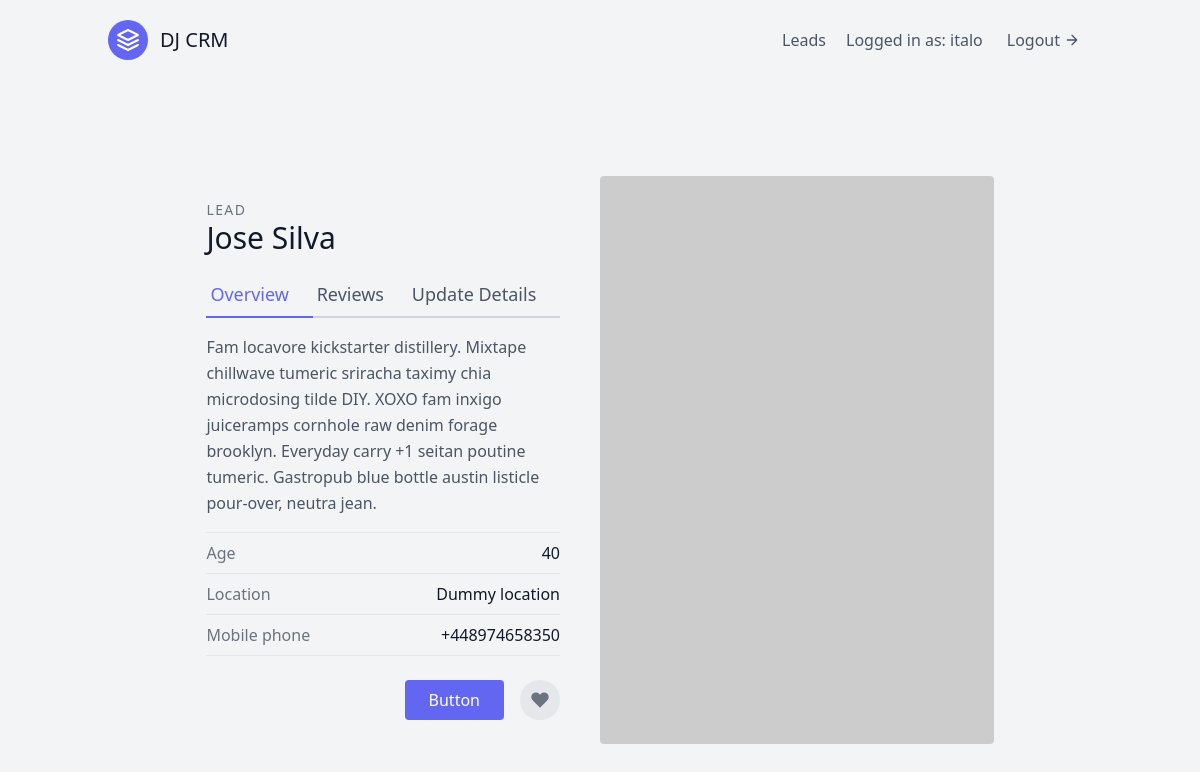
The page /leads/12/ (signed in) on the database its author committed.
### leads/models.py (models this page shows, shortened)
class User(AbstractUser):
    pass

class Lead(models.Model):
    first_name = models.CharField(max_length=50)
    last_name = models.CharField(max_length=50)
    age = models.IntegerField(default=0)
    agent = models.ForeignKey("Agent", on_delete=models.CASCADE)

### leads/views.py (the view)
# urls.py: path("<int:pk>/", LeadDetailView.as_view(), name="lead-detail"),
class LeadDetailView(generic.DetailView):
    template_name = "leads/lead_detail.html"
    queryset = Lead.objects.all()
    context_object_name = "lead"

### leads/templates/leads/lead_detail.html
{% extends "base.html" %}
{% block content %}
<section class="text-gray-600 body-font overflow-hidden">
    <div class="container px-5 py-24 mx-auto">
        <div class="lg:w-4/5 mx-auto flex flex-wrap">
            <div class="lg:w-1/2 w-full lg:pr-10 lg:py-6 mb-6 lg:mb-0">
                <h2 class="text-sm title-font text-gray-500 tracking-widest">LEAD</h2>
                <h1 class="text-gray-900 text-3xl title-font font-medium mb-4">{{ lead.first_name}} {{ lead.last_name}}
                </h1>
                <div class="flex mb-4">
                    <a href="{% url 'leads:lead-detail' lead.pk %}"
                        class="flex-grow text-indigo-500 border-b-2 border-indigo-500 py-2 text-lg px-1">
                        Overview
                    </a>
                    <a class="flex-grow border-b-2 border-gray-300 py-2 text-lg px-1">
                        Reviews
                    </a>
                    <a href="{% url 'leads:lead-update' lead.pk %}"
                        class="flex-grow border-b-2 border-gray-300 py-2 text-lg px-1">
                        Update Details
                    </a>
                </div>
                <p class="leading-relaxed mb-4">Fam locavore kickstarter distillery. Mixtape chillwave tumeric sriracha
                    taximy chia microdosing tilde DIY. XOXO fam inxigo juiceramps cornhole raw denim forage brooklyn.
                    Everyday carry +1 seitan poutine tumeric. Gastropub blue bottle austin listicle pour-over, neutra
                    jean.</p>
                <div class="flex border-t border-gray-200 py-2">
                    <span class="text-gray-500">Age</span>
                    <span class="ml-auto text-gray-900">{{ lead.age }}</span>
                </div>
                <div class="flex border-t border-gray-200 py-2">
                    <span class="text-gray-500">Location</span>
                    <span class="ml-auto text-gray-900">Dummy location</span>
                </div>
                <div class="flex border-t border-b mb-6 border-gray-200 py-2">
                    <span class="text-gray-500">Mobile phone</span>
                    <span class="ml-auto text-gray-900">+448974658350</span>
                </div>
                <div class="flex">
                    <button
                        class="flex ml-auto text-white bg-indigo-500 border-0 py-2 px-6 focus:outline-none hover:bg-indigo-600 rounded">Button</button>
                    <button
                        class="rounded-full w-10 h-10 bg-gray-200 p-0 border-0 inline-flex items-center justify-center text-gray-500 ml-4">
                        <svg fill="currentColor" stroke-linecap="round" stroke-linejoin="round" stroke-width="2"
                            class="w-5 h-5" viewBox="0 0 24 24">
                            <path
                                d="M20.84 4.61a5.5 5.5 0 00-7.78 0L12 5.67l-1.06-1.06a5.5 5.5 0 00-7.78 7.78l1.06 1.06L12 21.23l7.78-7.78 1.06-1.06a5.5 5.5 0 000-7.78z">
                            </path>
                        </svg>
                    </button>
                </div>
            </div>
            <img alt="ecommerce" class="lg:w-1/2 w-full lg:h-auto h-64 object-cover object-center rounded"
                src="https://dummyimage.com/400x400">
        </div>
    </div>
</section>
{% endblock content %}

### templates/navbar.html (shortened to what this page needs)
<header class="text-gray-600 body-font">
    <div class="container mx-auto flex flex-wrap p-5 flex-col md:flex-row items-center">
        <a class="flex title-font font-medium items-center text-gray-900 mb-4 md:mb-0">
            <svg xmlns="http://www.w3.org/2000/svg" fill="none" stroke="currentColor" stroke-linecap="round"
                stroke-linejoin="round" stroke-width="2" class="w-10 h-10 text-white p-2 bg-indigo-500 rounded-full"
                viewBox="0 0 24 24">
                <path d="M12 2L2 7l10 5 10-5-10-5zM2 17l10 5 10-5M2 12l10 5 10-5"></path>
            </svg>
            <span class="ml-3 text-xl">DJ CRM</span>
        </a>
        <nav class="md:ml-auto flex flex-wrap items-center text-base justify-center">
            <a href="{% url 'leads:lead-list' %}" class="mr-5 hover:text-gray-900">Leads</a>
        </nav>
        {% if request.user.is_authenticated %}
        Logged in as: {{ request.user.username }}
        <a href="{% url 'logout' %}"
            class="ml-3 inline-flex items-center bg-gray-100 border-0 py-1 px-3 focus:outline-none hover:bg-gray-200 rounded text-base mt-4 md:mt-0">
            Logout
            <svg fill="none" stroke="currentColor" stroke-linecap="round" stroke-linejoin="round" stroke-width="2"
                class="w-4 h-4 ml-1" viewBox="0 0 24 24">
                <path d="M5 12h14M12 5l7 7-7 7"></path>
            </svg>
        </a>
        {% endif %}
    </div>
</header>

### rows shown on the page
User: user.username "italo"
Lead: first_name "Jose", last_name "Silva", age "40"
